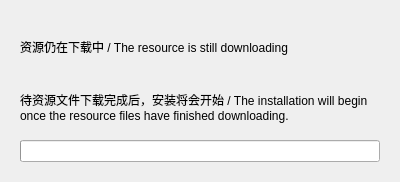
<?xml version="1.0" encoding="UTF-8"?>
<ui version="4.0">
 <class>Form</class>
 <widget class="QWidget" name="Form">
  <property name="geometry">
   <rect>
    <x>0</x>
    <y>0</y>
    <width>400</width>
    <height>182</height>
   </rect>
  </property>
  <property name="windowTitle">
   <string>Form</string>
  </property>
  <layout class="QVBoxLayout" name="verticalLayout_2">
   <item>
    <widget class="CardWidget" name="CardWidget">
     <property name="minimumSize">
      <size>
       <width>0</width>
       <height>120</height>
      </size>
     </property>
     <layout class="QVBoxLayout" name="verticalLayout">
      <item>
       <widget class="SubtitleLabel" name="SubtitleLabel">
        <property name="text">
         <string>资源仍在下载中 / The resource is still downloading</string>
        </property>
        <property name="scaledContents">
         <bool>false</bool>
        </property>
        <property name="wordWrap">
         <bool>true</bool>
        </property>
       </widget>
      </item>
      <item>
       <widget class="BodyLabel" name="BodyLabel">
        <property name="text">
         <string>待资源文件下载完成后，安装将会开始 / The installation will begin once the resource files have finished downloading.</string>
        </property>
        <property name="wordWrap">
         <bool>true</bool>
        </property>
       </widget>
      </item>
      <item>
       <widget class="ProgressBar" name="ProgressBar">
        <property name="minimumSize">
         <size>
          <width>0</width>
          <height>10</height>
         </size>
        </property>
       </widget>
      </item>
     </layout>
    </widget>
   </item>
  </layout>
 </widget>
 <customwidgets>
  <customwidget>
   <class>CardWidget</class>
   <extends>QFrame</extends>
   <header>qfluentwidgets</header>
   <container>1</container>
  </customwidget>
  <customwidget>
   <class>BodyLabel</class>
   <extends>QLabel</extends>
   <header>qfluentwidgets</header>
  </customwidget>
  <customwidget>
   <class>SubtitleLabel</class>
   <extends>QLabel</extends>
   <header>qfluentwidgets</header>
  </customwidget>
  <customwidget>
   <class>ProgressBar</class>
   <extends>QProgressBar</extends>
   <header>qfluentwidgets</header>
  </customwidget>
 </customwidgets>
 <resources/>
 <connections/>
</ui>
